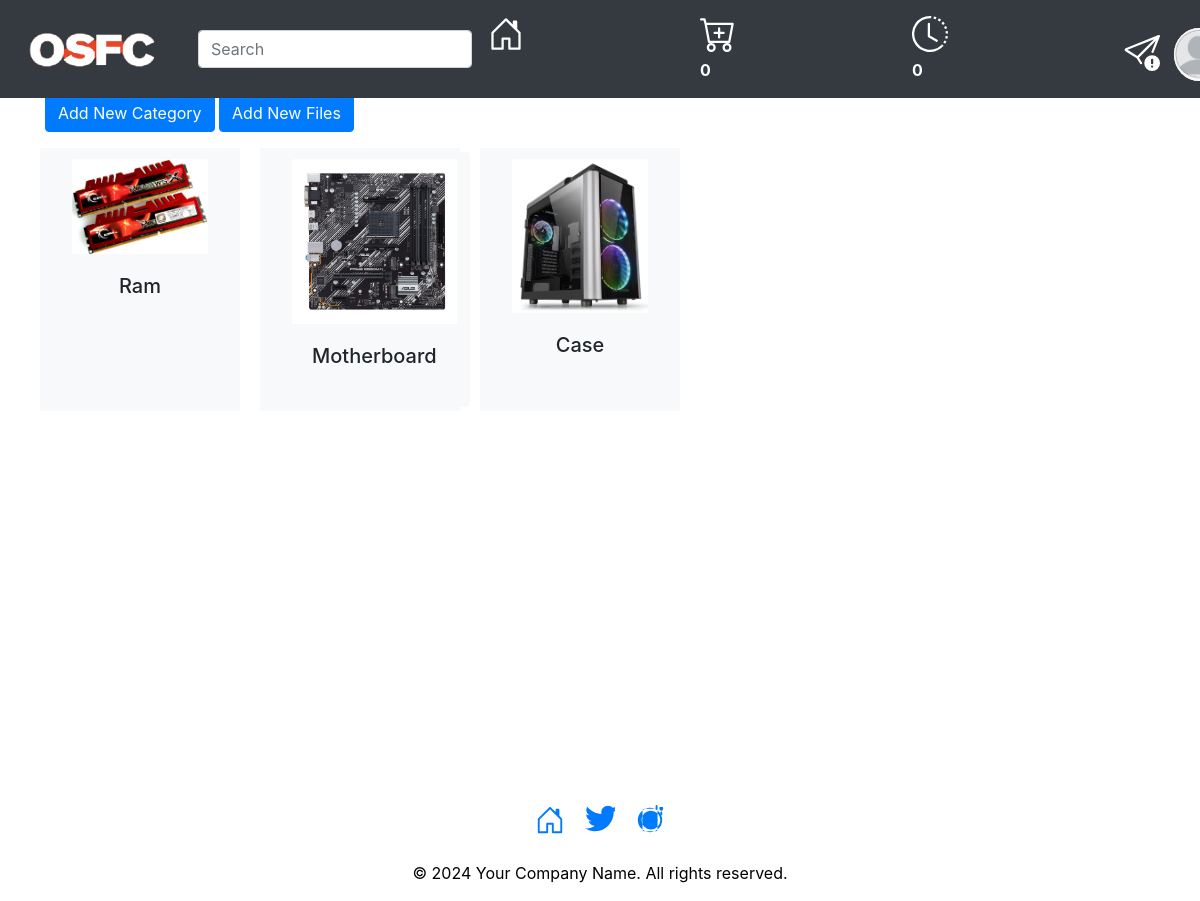
Screenshot of /admin/dashboard.php (signed in) with the database file from the repository.
### tables this page shows
CREATE TABLE `files` (
  `id` int(11) NOT NULL,
  `filename` varchar(255) NOT NULL,
  `category_id` int(11) DEFAULT NULL
);

CREATE TABLE `categories` (
  `id` int(11) NOT NULL,
  `category_name` varchar(255) NOT NULL,
  `categories_image` varchar(255) NOT NULL
);

### admin/dashboard.php (the view, shortened to what this page needs)
<?php require "nav.php"; ?>
 <div class="container mt-5" style="margin-bottom:20rem;">
<h2 class="text-center">Categories</h2>
<?php
include "insert_categories.php";
include "insert_files.php";
?>
    <div class="row">
        <?php
include "../connectiion.php";
$sql = "SELECT files.id, files.filename, categories.category_name, categories.categories_image
FROM files
INNER JOIN categories ON files.category_id = categories.id";
    $result = $conn->query($sql);
    if ($result->num_rows > 0) {
        while ($row = $result->fetch_assoc()) {
            $fileName = $row['filename'];
            $categoryName = $row['category_name'];
            $categories_image = $row['categories_image'];
            $link = "{$categoryName}.php";
            echo "<div class='row mt-3 cards bg-light' style='width: 200px; margin: 10px;'>";
            echo "  <article class='col-md-12'>";
                echo "    <div class='custom-card'>";
                    echo "      <a href='$link' class='btn btn-light m-1 cards' role='link' aria-label='view $fileName details'>";
                        echo "        <img src='../$categories_image' class='card-img-top' alt='Image related to $fileName' />";
                        echo "        <div class='card-body'>";
                            echo "          <h5 class='card-title text-center'>$fileName</h5>";
                        echo "        </div>";
                    echo "      </a>";
                echo "    </div>";
            echo "  </article>";
        echo "</div>";
        }
    }else {
            echo "<div class='col-12 text-center'><p>No files found.</p></div>";
        }
        ?>
    </div>
</div>
<?php
require "footer.php";
?>

### rows the page displays
files: category.categories_image (picture), filename "Ram"
files: category.categories_image (picture), filename "Motherboard"
files: category.categories_image (picture), filename "Case"

### other values shown
$rowCount "0"
